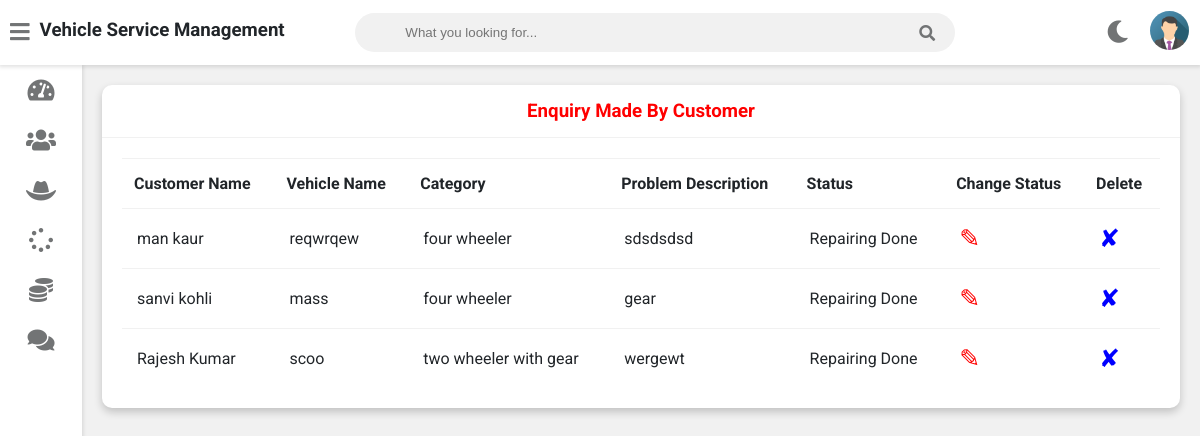
The page /admin-view-request (signed in) on the database its author committed.
### vehicle/models.py (models this page shows, shortened)
class Customer(models.Model):
    user=models.OneToOneField(User,on_delete=models.CASCADE)
    profile_pic= models.ImageField(upload_to='profile_pic/CustomerProfilePic/',null=True,blank=True)
    address = models.CharField(max_length=40)
    mobile = models.CharField(max_length=20,null=False)
    @property
    def get_name(self):
        return self.user.first_name+" "+self.user.last_name

class Request(models.Model):
    cat=(('two wheeler with gear','two wheeler with gear'),('two wheeler without gear','two wheeler without gear'),('three wheeler','three wheeler'),('four wheeler','four wheeler'))
    category=models.CharField(max_length=50,choices=cat)
    vehicle_no=models.PositiveIntegerField(null=False)
    vehicle_name = models.CharField(max_length=40,null=False)
    vehicle_model = models.CharField(max_length=40,null=False)
    vehicle_brand = models.CharField(max_length=40,null=False)
    problem_description = models.CharField(max_length=500,null=False)
    date=models.DateField(auto_now=True)
    cost=models.PositiveIntegerField(null=True)
    customer=models.ForeignKey('Customer', on_delete=models.CASCADE,null=True)
    mechanic=models.ForeignKey('Mechanic',on_delete=models.CASCADE,null=True)
    stat=(('Pending','Pending'),('Approved','Approved'),('Repairing','Repairing'),('Repairing Done','Repairing Done'),('Released','Released'))
    status=models.CharField(max_length=50,choices=stat,default='Pending',null=True)

### vehicle/views.py (the view)
# urls.py: path('admin-view-request',views.admin_view_request_view,name='admin-view-request'),
@login_required(login_url='adminlogin')
def admin_view_request_view(request):
    enquiry=models.Request.objects.all().order_by('-id')
    customers=[]
    for enq in enquiry:
        customer=models.Customer.objects.get(id=enq.customer_id)
        customers.append(customer)
    return render(request,'vehicle/admin_view_request.html',{'data':zip(customers,enquiry)})

### templates/vehicle/admin_view_request.html
{% extends 'vehicle/adminbase.html' %}
{% block content %}
	<div class="wrapper">
		<div class="row">
			<div class="col-12 col-m-12 col-sm-12">
				<div class="card">
					<div class="card-header">
						<h3 style="color:red; text-align:center" >Enquiry Made By Customer
						</h3>
					</div>
					<div class="card-content">
						<table>
							<thead>
                <tr>
                  <th>Customer Name</th>
                  <th>Vehicle Name</th>
                  <th>Category</th>
                  <th>Problem Description</th>
                  <th>Status</th>
                  <th>Change Status</th>
                  <th>Delete</th>
                </tr>
							</thead>
							<tbody>
                {% for c,r in data %}
                <tr>
                  <td> {{c.get_name}}</td>
                  <td> {{r.vehicle_name}}</td>
                  <td>{{r.category}}</td>
                  <td>{{r.problem_description}}</td>
                  <td>{{r.status}}</td>
                  <td><a  style="color:red; text-decoration:none;font-size:25px;" href="{% url 'change-status' r.id  %}">&#9998;</a></td>
                  <td><a style="color:blue; text-decoration:none;font-size:25px;"href="{% url 'admin-delete-request' r.id  %}">&#10008;</a></td>
                </tr>
                {% endfor %}
							</tbody>
						</table>
					</div>
				</div>
			</div>
		</div>
<br><br><br><br><br><br><br><br><br><br><br><br><br><br><br><br>
	</div>
{% endblock content %}

### rows shown on the page
Customer: get_name "man kaur", vehicle_name "reqwrqew", category "four wheeler", problem_description "sdsdsdsd", status "Repairing Done"
Customer: get_name "sanvi kohli", vehicle_name "mass", category "four wheeler", problem_description "gear", status "Repairing Done"
Customer: get_name "Rajesh Kumar", vehicle_name "scoo", category "two wheeler with gear", problem_description "wergewt", status "Repairing Done"
